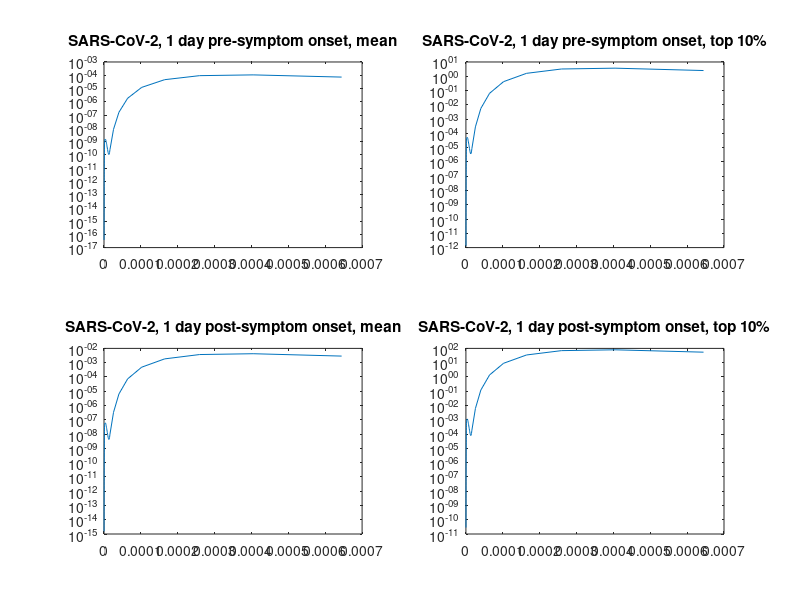

MATLAB code for this plot:
%This script determines the expected rate of shedding SARS-CoV-2 via  
%droplets and aerosols while coughing. 

clear all
close all
clc

%Define values
p = 997e3; %Density of water at room temperature {g/m3}
Vml_Vg = 1; %Conversion factor (volume) from g to ml for water at room
            %temperature
v_SARS2_1daypre = 5.48; %SARS-CoV-2 mean viral load, -1 day {log10 copies/ml}
uCI_1daypre = 6.70; %upper 95% CI for v_SARS2_1daypre {log10 copies/ml}
lCI_1daypre = 4.25; %lower 95% CI for v_SARS2_1daypre {log10 copies/ml}
v_SARS2_1daypre_top10 = 10.01992; %SARS-CoV-2 viral load (98th cp), -1 day {log10 copies/ml}
uCI_1daypre_top10 = 12.51300;
lCI_1daypre_top10 = 8.02355;

v_SARS2_1daypost = 7.08; %SARS-CoV-2 mean viral load, -1 day {log10 copies/ml}
uCI_1daypost = 7.63;
lCI_1daypost = 6.54;
v_SARS2_1daypost_top10 = 11.35414; %SARS-CoV-2 viral load (98th cp), -1 day {log10 copies/ml}
uCI_1daypost_top10 = 12.35780;
lCI_1daypost_top10 = 10.43199;

gamma = 0.1e-2; %viability proportion {%}

%particle profile
d = [0.1653449
0.178063421
0.191760265
0.206510686
0.222395726
0.239502662
0.257925483
0.277765409
0.299131445
0.322140981
0.346920437
0.373605958
0.402344159
0.433292936
0.466622329
0.502515457
0.541169527
0.582796911
0.627626322
0.675904064
0.727895384
0.783885938
0.848663711
0.913943904
0.984245524
1.059954825
1.141487774
1.229292331
1.323850917
1.425683057
1.535348244
1.653449003
1.780634209
1.917602648
2.065106857
2.22395726
2.39502662
2.579254832
2.777654091
2.99131445
3.221409811
3.469204372
3.755888091
4.044795338
4.355925665
4.690988495
5.051824745
5.440416936
5.858900087
6.243128858
6.759040636
7.278953844
7.838859376
8.397266396
8.995451959
9.687392507
10.37748117
11.175729
12.03537898
13.02994339
14.03222167
15.0318175
16.18808225
25.79254832
40.44795338
64.10568596
102.1398939
164.4719926
259.2943797
404.4795338
644.4591621]*1e-6; %hydrated particle diameters for given respiratory activity {m}
V = (p*pi*Vml_Vg/6)* d.^3; %particle volumes {ml}
R = [5.33E-05
1.07E-04
1.77E-04
3.30E-04
5.62E-04
9.16E-04
1.56E-03
2.51E-03
3.80E-03
6.11E-03
9.38E-03
1.40E-02
2.12E-02
3.16E-02
4.25E-02
5.81E-02
7.92E-02
1.08E-01
1.39E-01
1.76E-01
2.20E-01
2.96E-01
3.70E-01
4.76E-01
6.21E-01
8.11E-01
1.04E+00
1.30E+00
1.51E+00
1.65E+00
1.70E+00
1.63E+00
1.45E+00
1.21E+00
9.99E-01
8.00E-01
6.31E-01
5.05E-01
4.10E-01
3.44E-01
2.75E-01
2.27E-01
1.82E-01
1.41E-01
1.10E-01
8.28E-02
6.07E-02
4.45E-02
3.12E-02
2.32E-02
1.51E-02
9.96E-03
6.48E-03
4.28E-03
2.83E-03
1.73E-03
1.11E-03
6.81E-04
4.37E-04
3.02E-04
2.60E-04
2.72E-04
3.69E-04
3.07E-03
1.54E-02
4.42E-02
7.21E-02
6.60E-02
3.39E-02
1.02E-02
1.72E-03]; %rate of particle being expelled, corresponding to particle diameters {particles/interval}


%Initialize matrices for Poisson lamda, partitioning likelihood, variance 
%(via delta method) and expelling rate at each size
n = [0:1:140]'; %up to 140 viable virions

lambda_SARS2_1daypre = zeros(length(d),1);
uCI_1daypre_lambda = zeros(length(d),1);
lCI_1daypre_lambda = zeros(length(d),1);
P_SARS2_1daypre = zeros(length(d),length(n));
Var_SARS2_1daypre = zeros(length(d),length(n));

lambda_SARS2_1daypre_top10 = zeros(length(d),1);
uCI_1daypre_top10_lambda = zeros(length(d),1);
lCI_1daypre_top10_lambda = zeros(length(d),1);
P_SARS2_1daypre_top10 = zeros(length(d),length(n));
Var_SARS2_1daypre_top10 = zeros(length(d),length(n));

lambda_SARS2_1daypost = zeros(length(d),1);
uCI_1daypost_lambda = zeros(length(d),1);
lCI_1daypost_lambda = zeros(length(d),1);
P_SARS2_1daypost = zeros(length(d),length(n));
Var_SARS2_1daypost = zeros(length(d),length(n));

lambda_SARS2_1daypost_top10 = zeros(length(d),1);
uCI_1daypost_top10_lambda = zeros(length(d),1);
lCI_1daypost_top10_lambda = zeros(length(d),1);
P_SARS2_1daypost_top10 = zeros(length(d),length(n));
Var_SARS2_1daypost_top10 = zeros(length(d),length(n));

Expel = zeros(length(d),4); %Rate of viable SARS-CoV-2 virions being expelled
uCI = zeros(length(d),4); %upper 95% CI for each expel
lCI = zeros(length(d),4); %lower 95% CI for each expel


%Determine rates of expelling SARS-CoV-2 for the given respiratory activity
for i = 1 : length(d)
    lambda_SARS2_1daypre(i) = (10^v_SARS2_1daypre)* V(i)*gamma;
    uCI_1daypre_lambda(i) = (10^uCI_1daypre)* V(i)*gamma;
    lCI_1daypre_lambda(i) = (10^lCI_1daypre)* V(i)*gamma;
    lambda_SARS2_1daypre_top10(i) = (10^v_SARS2_1daypre_top10)* V(i)*gamma;
    uCI_1daypre_top10_lambda(i) = (10^uCI_1daypre_top10)* V(i)*gamma;
    lCI_1daypre_top10_lambda(i) = (10^lCI_1daypre_top10)* V(i)*gamma;
    lambda_SARS2_1daypost(i) = (10^v_SARS2_1daypost)* V(i)*gamma;
    uCI_1daypost_lambda(i) = (10^uCI_1daypost)* V(i)*gamma;
    lCI_1daypost_lambda(i) = (10^lCI_1daypost)* V(i)*gamma;
    lambda_SARS2_1daypost_top10(i) = (10^v_SARS2_1daypost_top10)* V(i)*gamma;
    uCI_1daypost_top10_lambda(i) = (10^uCI_1daypost_top10)* V(i)*gamma;
    lCI_1daypost_top10_lambda(i) = (10^lCI_1daypost_top10)* V(i)*gamma;
    
        for k = 1 : length(n)
        P_SARS2_1daypre(i,k) = (lambda_SARS2_1daypre(i)^n(k))* ...
            exp(-lambda_SARS2_1daypre(i))/ factorial(n(k));
        Var_SARS2_1daypre(i,k) = lambda_SARS2_1daypre(i)* ...
            ( exp(-lambda_SARS2_1daypre(i))* lambda_SARS2_1daypre(i)^...
            (n(k)-1)* (n(k) - lambda_SARS2_1daypre(i))/ factorial(n(k)) )^2;
        
        P_SARS2_1daypre_top10(i,k) = (lambda_SARS2_1daypre_top10(i)^n(k))* ...
            exp(-lambda_SARS2_1daypre_top10(i))/ factorial(n(k));
        Var_SARS2_1daypre_top10(i,k) = lambda_SARS2_1daypre_top10(i)* ...
            ( exp(-lambda_SARS2_1daypre_top10(i))* lambda_SARS2_1daypre_top10(i)^...
            (n(k)-1)* (n(k) - lambda_SARS2_1daypre_top10(i))/ factorial(n(k)) )^2;
        
        P_SARS2_1daypost(i,k) = (lambda_SARS2_1daypost(i)^n(k))* ...
            exp(-lambda_SARS2_1daypost(i))/ factorial(n(k));
        Var_SARS2_1daypost(i,k) = lambda_SARS2_1daypost(i)* ...
            ( exp(-lambda_SARS2_1daypost(i))* lambda_SARS2_1daypost(i)^...
            (n(k)-1)* (n(k) - lambda_SARS2_1daypost(i))/ factorial(n(k)) )^2;
        
        P_SARS2_1daypost_top10(i,k) = (lambda_SARS2_1daypost_top10(i)^n(k))* ...
            exp(-lambda_SARS2_1daypost_top10(i))/ factorial(n(k));
        Var_SARS2_1daypost_top10(i,k) = lambda_SARS2_1daypost_top10(i)* ...
            ( exp(-lambda_SARS2_1daypost_top10(i))* lambda_SARS2_1daypost_top10(i)^...
            (n(k)-1)* (n(k) - lambda_SARS2_1daypost_top10(i))/ factorial(n(k)) )^2;
        
        end
end

Expel(:,1) = lambda_SARS2_1daypre.*R;
Expel(:,2) = lambda_SARS2_1daypre_top10.*R;
Expel(:,3) = lambda_SARS2_1daypost.*R;
Expel(:,4) = lambda_SARS2_1daypost_top10.*R;

%Since the above is equivalent to using the expectation value multiplied by
%the particle rate, variances can be calculated using lambda
uCI(:,1) = uCI_1daypre_lambda.*R - Expel(:,1);
uCI(:,2) = uCI_1daypre_top10_lambda.*R - Expel(:,2);
uCI(:,3) = uCI_1daypost_lambda.*R - Expel(:,3);
uCI(:,4) = uCI_1daypost_top10_lambda.*R - Expel(:,4);

lCI(:,1) = Expel(:,1) - lCI_1daypre_lambda.*R;
lCI(:,2) = Expel(:,2) - lCI_1daypre_top10_lambda.*R;
lCI(:,3) = Expel(:,3) - lCI_1daypost_lambda.*R;
lCI(:,4) = Expel(:,4) - lCI_1daypost_top10_lambda.*R;

%{
Var(:,1) = lamda_SARS2_1daypre;
Var(:,2) = lamda_SARS2_1daypre_top10;
Var(:,3) = lamda_SARS2_1daypost;
Var(:,4) = lamda_SARS2_1daypost_top10;

for i = 1:length(d)
    Var(i,1) = sum(P_SARS2_1daypre(i,:)*n*...
        Var_SARS2_1daypre(i,:))/sum(P_SARS2_1daypre(i,:));
    Var(i,2) = sum(P_SARS2_1daypre_top10(i,:)*n*...
        Var_SARS2_1daypre_top10(i,:))/sum(P_SARS2_1daypre_top10(i,:));
    Var(i,3) = sum(P_SARS2_1daypost(i,:)*n*...
        Var_SARS2_1daypost(i,:))/sum(P_SARS2_1daypost(i,:));
    Var(i,4) = P_SARS2_1daypost_top10(i,:).*n'*...
        Var_SARS2_1daypost_top10(i,:)'/sum(P_SARS2_1daypost_top10(i,:));
end


Var2 = zeros(length(d),4); %Variance

for i = 1:length(d)
    Var2(i,1) = sum(P_SARS2_1daypre(i,2:end).*...
        Var_SARS2_1daypre(i,2:end))/sum(P_SARS2_1daypre(i,2:end));
    Var2(i,2) = sum(P_SARS2_1daypre_top10(i,2:end).*...
        Var_SARS2_1daypre_top10(i,2:end))/sum(P_SARS2_1daypre_top10(i,2:end));
    Var2(i,3) = sum(P_SARS2_1daypost(i,2:end).*...
        Var_SARS2_1daypost(i,2:end))/sum(P_SARS2_1daypost(i,2:end));
    Var2(i,4) = sum(P_SARS2_1daypost_top10(i,2:end).*...
        Var_SARS2_1daypost_top10(i,2:end))/sum(P_SARS2_1daypost_top10(i,2:end));
end
%}

subplot(2,2,1)
plot(d,Expel(:,1))
title('SARS-CoV-2, 1 day pre-symptom onset, mean')
set(gca,'YScale','log')
hold on
hold off

subplot(2,2,2)
plot(d,Expel(:,2))
title('SARS-CoV-2, 1 day pre-symptom onset, top 10%')
set(gca,'YScale','log')

subplot(2,2,3)
plot(d,Expel(:,3))
title('SARS-CoV-2, 1 day post-symptom onset, mean')
set(gca,'YScale','log')

subplot(2,2,4)
plot(d,Expel(:,4))
title('SARS-CoV-2, 1 day post-symptom onset, top 10%')
set(gca,'YScale','log')